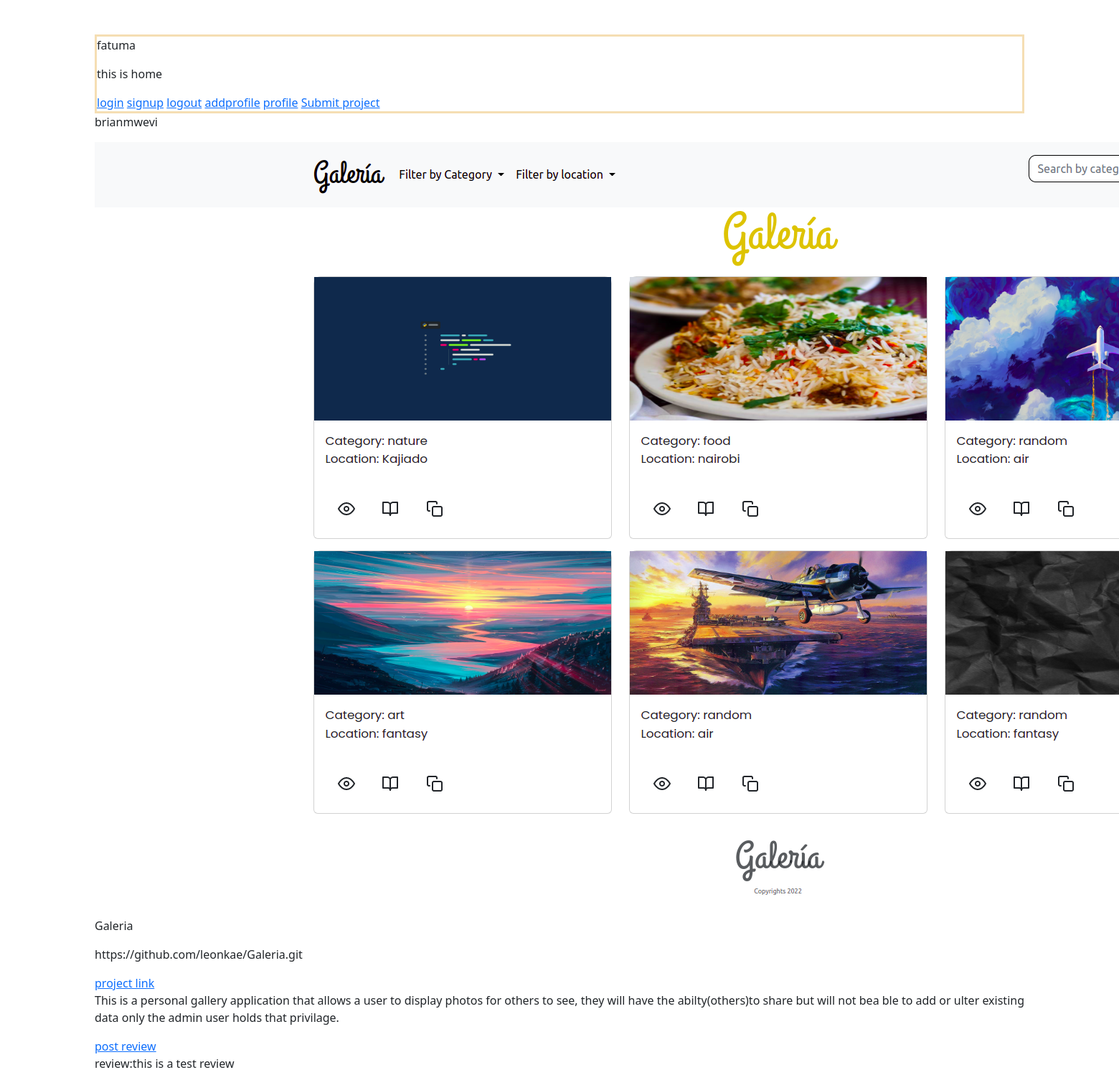
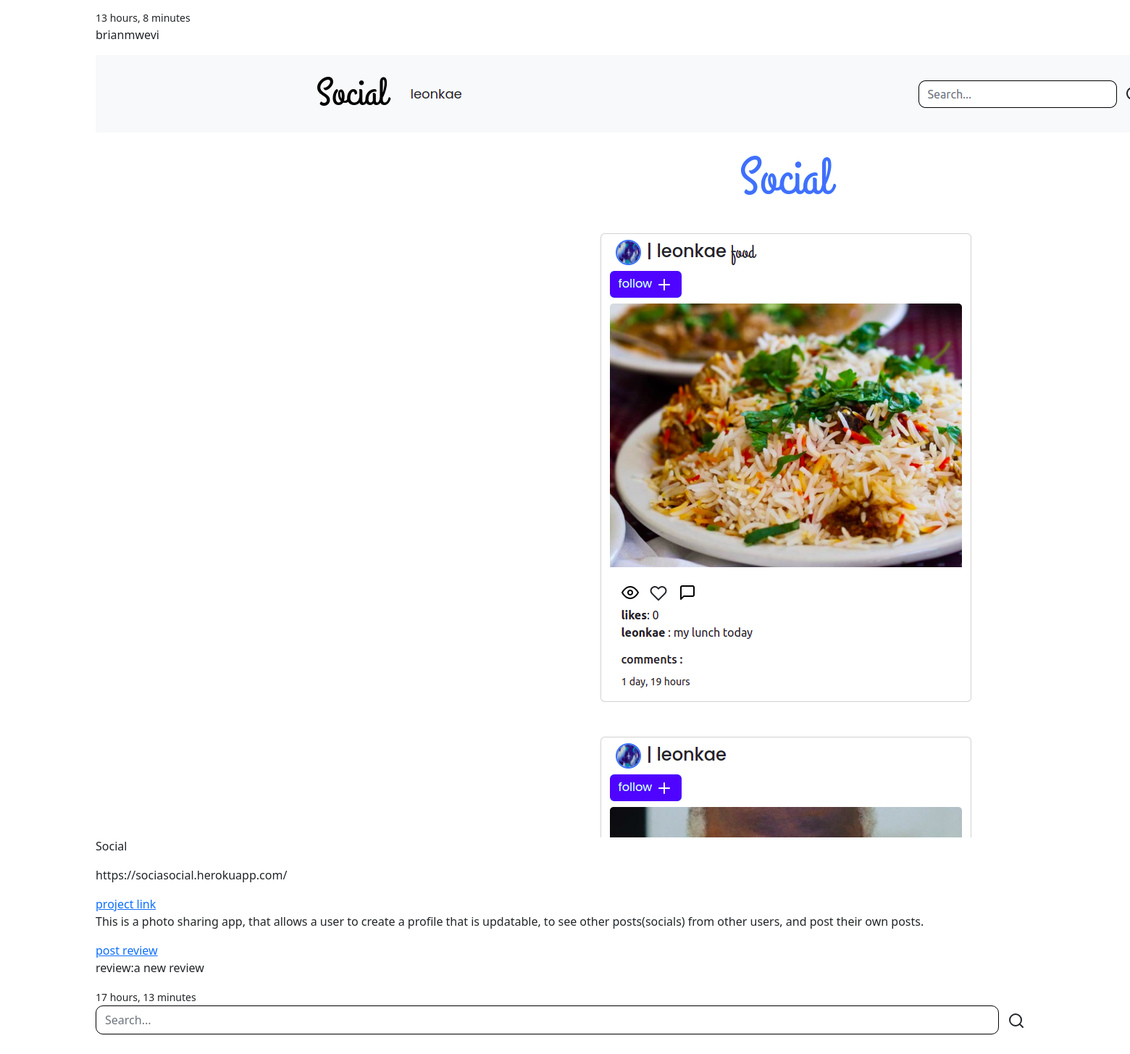
Screenshot of / (signed in) with the database file from the repository (2 pictures, top to bottom).
### critique/models.py (models this page shows, shortened)
class Project(models.Model):
    image = models.ImageField(upload_to='media/', default='')
    projectname =models.CharField(max_length=100)
    description=models.CharField(max_length=255, null=False, blank=False)
    likes =models.ManyToManyField(User, related_name='critique_image')
    created = models.DateTimeField(auto_now_add=True)
    modified =models.DateTimeField(auto_now=True)
    reviews =models.ManyToManyField('Reviews',blank=True)
    urls = models.URLField()
    profile = models.ForeignKey(Profile, on_delete=models.CASCADE)

class Profile(models.Model):
    pro_picture =models.ImageField(upload_to ='profile/', default='')
    bio = models.TextField(max_length=255)
    user = models.ForeignKey(User, on_delete=models.CASCADE,related_name='profile')
    email= models.EmailField()
    def __str__(self):
        return self.user.username

class Reviews(models.Model):
    user = models.ForeignKey(User, on_delete=models.CASCADE)
    text = models.TextField()
    created = models.DateTimeField(auto_now_add=True)
    modified =models.DateTimeField(auto_now=True)
    user_post =models.ForeignKey('Project', on_delete=models.CASCADE, related_name='user_reviews')

### critique/views.py (the view)
# urls.py: path('', views.home, name='home'),
def home(request):
    images=Project.objects.order_by("-created").all()
    return render(request,'critiques/home.html', {'images':images})

### critique/templates/critiques/home.html (shortened to what this page needs)
{% extends 'critiques/base.html' %} {% block content %}
<div class="container">
  <div class="test-info">
    <p>{{request.user}}</p>
    <p>this is home</p>
    <a href="{% url 'login' %}">login</a>
    <a href="{% url 'signup' %}">signup</a>
    <a href="{% url 'logout' %}">logout</a>
    <a href="{% url 'addprofile' %}">addprofile</a>
    <a href="{% url 'profile' %}">profile</a>
    <a href="{% url 'create' %}">Submit project</a>
  </div>
  {% for image in images %}
  <p>{{image.profile}}</p>
  <img src="{{image.image.url}}" alt="img.." />
  <p>{{image.projectname}}</p>
  <p>{{image.urls}}</p>
  <a href="{{image.urls}}">project link</a>
  <p>{{image.description}}</p>
  <a href="{% url 'review' image.pk %}">post review</a>
  {% for review in image.reviews.all|slice:'2' %}
  <p>review:{{review.text}}</p>
  {% endfor %}
  <small>{{image.created|timesince}}</small>
  {% endfor %}
  <form class="navbar-form" method="POST" action="{% url 'search' %}">
    <div class="input-group">
      <input
        type="search"
        id="search"
        class="form-control"
        placeholder="Search..."
        name="searched"
        style="border-radius: 10px; border: solid 1px black"
      />
      <div class="input-group-btn">
        <button class="btn btn-default" type="submit">
          <i class="glyphicon glyphicon-search"
            ><svg
              xmlns="http://www.w3.org/2000/svg"
              width="24"
              height="24"
              viewBox="0 0 24 24"
              fill="none"
              stroke="currentColor"
              stroke-width="2"
              stroke-linecap="round"
              stroke-linejoin="round"
              class="feather feather-search"
            >
              <circle cx="11" cy="11" r="8"></circle>
              <line x1="21" y1="21" x2="16.65" y2="16.65"></line></svg
          ></i>
        </button>
      </div>
    </div>
  </form>
</div>
{% endblock %}

### critique/static/css/global.css (style rules this page uses)
.test-info { border: 3px solid wheat; }

### rows the page displays
Project: profile "brianmwevi", image (picture), projectname "Galeria", urls "https://github.com/leonkae/Galeria.git", description "This is a personal gallery application that allows a user to display photos for others to see, they will have the abilty(others)to share but will not bea ble to add or ulter existing data only the admin user holds that privilage.", created "13 hours, 8 minutes"
Reviews: text "this is a test review"
Project: profile "brianmwevi", image (picture), projectname "Social", urls "https://sociasocial.herokuapp.com/", description "This is a photo sharing app, that allows a user to create a profile that is updatable, to see other posts(socials) from other users, and post their own posts.", created "17 hours, 13 minutes"
Reviews: text "a new review"

### other values shown
{{ request.user }} "fatuma"
